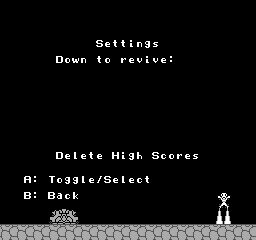

This is a level from a 2D game, rendered from its Tiled map with the project's own tilesets. A one-line summary and the complete map file follow:
An orthogonal 32x30 tile map with 8x8 px tiles, 1 tile layer (Tile Layer 1).

<map version="1.5" tiledversion="1.7.2" orientation="orthogonal" renderorder="right-down" width="32" height="30" tilewidth="8" tileheight="8" infinite="0" nextlayerid="2" nextobjectid="1">
 <editorsettings>
  <export format="csv" />
 </editorsettings>
 <tileset firstgid="1" source="../castle_chrset.tsx" />
 <layer id="1" name="Tile Layer 1" width="32" height="30">
  <data encoding="csv">
33,33,33,33,33,33,33,33,33,33,33,33,33,33,33,33,33,33,33,33,33,33,33,33,33,33,33,33,33,33,33,33,
33,33,33,33,33,33,33,33,33,33,33,33,33,33,33,33,33,33,33,33,33,33,33,33,33,33,33,33,33,33,33,33,
33,33,33,33,33,33,33,33,33,33,33,33,33,33,33,33,33,33,33,33,33,1,33,33,33,33,33,33,33,33,33,33,
33,33,33,33,33,33,33,33,33,33,33,33,33,33,33,1,1,1,1,1,1,1,33,33,33,33,33,33,33,33,33,33,
33,33,33,33,33,1,1,1,1,1,1,1,1,1,1,1,33,33,33,33,33,33,33,33,33,33,33,33,33,33,33,33,
33,33,33,33,33,33,1,1,1,1,1,1,84,102,117,117,106,111,104,116,1,1,1,1,1,1,33,33,33,33,33,33,
33,33,33,33,33,33,33,33,33,33,33,33,33,33,33,33,33,33,33,33,33,33,33,33,1,1,33,33,33,33,33,33,
33,33,33,33,33,33,33,69,112,120,111,1,117,112,1,115,102,119,106,119,102,59,1,1,1,1,1,1,1,1,1,1,
33,33,33,33,33,33,33,33,33,33,1,1,1,1,1,1,1,1,1,1,1,1,1,33,33,33,33,33,33,33,33,33,
33,33,33,33,33,33,33,33,33,33,33,33,33,33,33,33,33,33,33,33,33,33,33,33,33,33,33,33,33,33,33,33,
33,33,1,1,33,33,33,33,33,33,33,33,33,33,33,33,33,33,33,33,33,33,33,33,33,33,33,33,33,33,33,33,
33,33,33,1,1,1,1,1,1,1,1,1,1,1,1,1,1,1,1,1,1,1,1,33,33,33,33,33,33,33,33,33,
33,33,33,1,1,1,1,1,1,1,1,33,33,33,33,33,33,33,33,33,33,33,33,1,1,33,33,33,33,33,33,33,
33,33,1,1,33,33,33,33,1,1,1,1,1,1,1,1,1,1,1,1,1,33,33,33,1,1,33,33,33,33,33,33,
33,33,1,1,1,1,1,1,1,1,1,1,1,1,1,1,1,1,1,1,1,1,1,1,1,1,33,33,33,33,33,33,
33,33,33,33,33,33,33,33,33,33,33,33,33,33,33,33,33,33,33,33,33,1,1,1,1,33,33,33,33,33,33,33,
33,33,33,33,33,33,33,33,33,33,33,33,33,33,33,33,33,33,33,33,33,33,33,33,33,33,33,33,33,33,33,33,
33,33,33,33,33,33,33,33,33,33,33,33,33,33,33,33,33,33,33,33,33,33,33,33,33,33,33,33,33,33,33,33,
33,33,33,33,33,33,33,33,33,33,33,33,33,33,33,33,33,33,33,33,33,33,33,33,33,33,33,33,33,33,33,33,
33,33,33,33,33,33,33,69,102,109,102,117,102,33,73,106,104,105,33,84,100,112,115,102,116,33,33,33,33,33,33,33,
33,33,33,33,33,33,33,33,33,33,33,33,33,33,33,33,33,33,33,33,33,33,33,33,33,33,33,33,33,33,33,33,
33,33,33,33,33,33,33,33,33,33,33,33,33,33,33,33,33,33,33,33,33,33,33,33,33,33,33,33,33,33,33,33,
33,33,33,66,59,33,85,112,104,104,109,102,48,84,102,109,102,100,117,33,33,33,33,33,33,33,33,33,33,33,33,33,
33,33,33,33,33,33,33,33,33,33,33,33,33,33,33,33,33,33,33,33,33,33,33,33,33,33,33,33,33,33,33,33,
33,33,33,67,59,33,67,98,100,108,33,33,33,33,33,33,33,33,33,33,33,33,33,33,33,33,33,193,194,33,33,33,
33,33,33,33,33,33,33,33,33,33,33,33,33,33,33,33,33,33,33,33,33,33,33,33,33,33,33,209,210,33,33,33,
33,33,33,33,33,33,201,202,203,204,33,33,33,33,33,33,33,33,33,33,33,33,33,33,33,33,33,161,161,33,33,33,
33,33,33,33,33,33,217,218,219,220,33,33,33,33,33,33,33,33,33,33,33,33,33,33,33,33,33,177,177,33,33,33,
131,230,131,230,131,230,131,230,131,230,131,230,131,230,131,230,131,230,131,230,131,230,131,230,131,230,131,230,131,230,131,230,
247,248,247,248,247,248,247,248,247,248,247,248,247,248,247,248,247,248,247,248,247,248,247,248,247,248,247,248,247,248,247,248
</data>
 </layer>
</map>